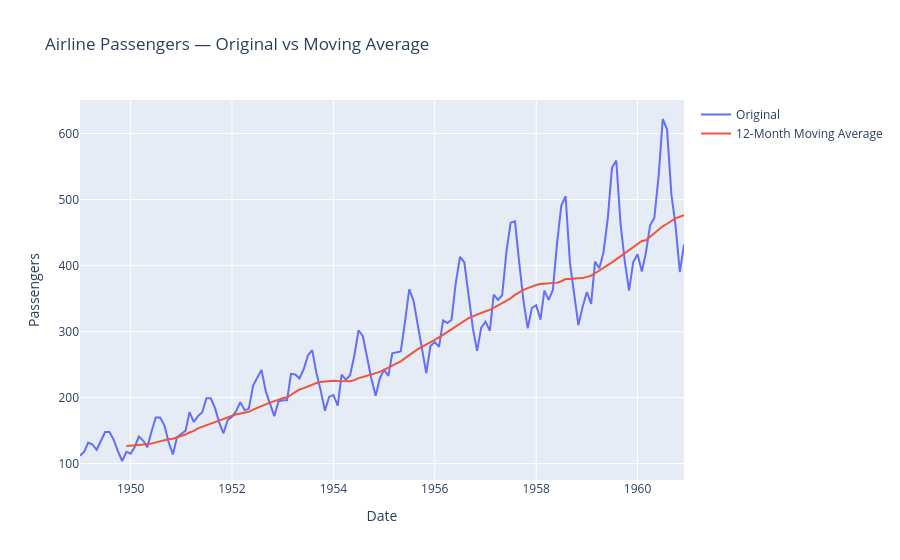

The code cell stored with this chart in its notebook:
### Code cell
ma_df = df.reset_index()
from plotly import graph_objects as go
fig = go.Figure()

fig.add_trace(
    go.Scatter(
        x=ma_df["Date"],
        y=ma_df["#Passengers"],
        mode="lines",
        name="Original"
    )
)

fig.add_trace(
    go.Scatter(
        x=ma_df["Date"],
        y=ma_df["12 Month MA"],
        mode="lines",
        name="12-Month Moving Average"
    )
)

fig.update_layout(
    title="Airline Passengers — Original vs Moving Average",
    xaxis_title="Date",
    yaxis_title="Passengers",
    hovermode="x unified"
)

fig.show()

### Figure 1 — Plotly figure (JSON) as saved in the notebook; plotly's stock layout.template omitted (floating-point values rounded to 4 significant figures; data arrays with more than 128 entries replaced by an {"elided": "..."} marker saying what was removed)
{"data": [{"mode": "lines", "name": "Original", "type": "scatter", "x": {"elided": "144 str values"}, "y": {"elided": "144 int values"}}, {"mode": "lines", "name": "12-Month Moving Average", "type": "scatter", "x": {"elided": "144 str values"}, "y": {"elided": "144 float values"}}], "layout": {"hovermode": "x unified", "title": {"text": "Airline Passengers — Original vs Moving Average"}, "xaxis": {"title": {"text": "Date"}}, "yaxis": {"title": {"text": "Passengers"}}}}
